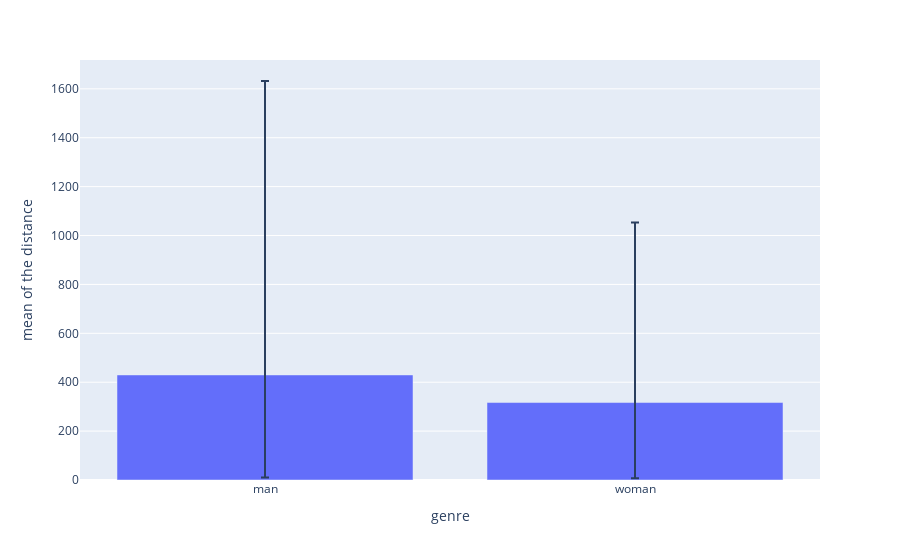

Notebook cell for this chart:
### Code cell
px.bar(x=["man","woman"],y=[dist_mean_man,dist_mean_woman],error_y=[dist_std_man,dist_std_woman],error_y_minus=[420,310],labels={"x":"genre","y":"mean of the distance"})

### Figure 1 — Plotly figure (JSON) as saved in the notebook; plotly's stock layout.template omitted (floating-point values rounded to 4 significant figures)
{"data": [{"alignmentgroup": "True", "error_y": {"array": [1202.0, 736.8], "arrayminus": [420, 310]}, "hovertemplate": "genre=%{x}<br>mean of the distance=%{y}<extra></extra>", "legendgroup": "", "marker": {"color": "#636efa", "pattern": {"shape": ""}}, "name": "", "offsetgroup": "", "orientation": "v", "showlegend": false, "textposition": "auto", "type": "bar", "x": ["man", "woman"], "xaxis": "x", "y": [429.7, 316.8], "yaxis": "y"}], "layout": {"barmode": "relative", "legend": {"tracegroupgap": 0}, "margin": {"t": 60}, "xaxis": {"anchor": "y", "domain": [0, 1], "title": {"text": "genre"}}, "yaxis": {"anchor": "x", "domain": [0, 1], "title": {"text": "mean of the distance"}}}}
